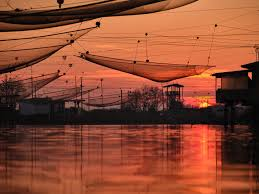
#> input picture sample_image_data/images.jpeg, 259 x 194 px, found by its file name
$ python image_histogram_matching.py
#> lines starting #> are read from the running program, lines starting #| are printed output that depends on the picture
import cv2
import numpy as np
import matplotlib.pyplot as plt


def generate_histogram(image):

	# 1st channel values histogram
	hist1 = np.zeros(256)

	for row in range(0, image.shape[0]):
		for col in range(0, image.shape[1]):
			pixel = image[row, col, 0]
			hist1[pixel] = hist1[pixel] + 1

	plt.hist(image[:,:,0])
	plt.show()
	plt.plot(hist1)

	print(hist1.max())

	plt.show()

	# 2nd channel values histogram
	hist2 = np.zeros(256)

	for row in range(0, image.shape[0]):
		for col in range(0, image.shape[1]):
			pixel = image[row, col, 1]
			hist2[pixel] = hist2[pixel] + 1

	plt.hist(image[:,:,1])
	plt.show()
	plt.plot(hist2)
	print(hist2.max())

	plt.show()

	# 3rd channel value histogram
	hist3 = np.zeros(256)

	for row in range(0, image.shape[0]):
		for col in range(0, image.shape[1]):
			pixel = image[row, col, 2]
			hist3[pixel] = hist3[pixel] + 1

	plt.hist(image[:,:,2])
	plt.show()
	plt.plot(hist3)
	print(hist3.max())


	plt.show()

	histogram = np.zeros(256*3)

	for i in range(0, 256):
		histogram[i] = hist1[i]

	for j in range(256, 256*2):
		histogram[j] = hist2[j - 256]

	for k in range(256*2, 256*3):
		histogram[k] = hist3[k-256*2]


	return histogram

def match_histogram(image1, histogram1, histogram2):

	cdf1 = np.zeros(256)
	cdf2 = np.zeros(256)
	cdf1[0] = histogram1[0]
	cdf2[0] = histogram2[0]
	for i in range(1, 256):
		cdf1[i] = cdf1[i-1] + histogram1[i]
	for j in range(1, 256):
		cdf2[j] = cdf2[j-1] + histogram2[j]


	plt.plot(cdf1)
	print(cdf1.max())

	plt.show()

	plt.plot(cdf2)
	print(cdf2.max())

	plt.show()


image1 = cv2.imread("images.jpeg")
#> image1 is the input picture: shape (194, 259, 3); mean B, G, R 49.3, 72.6, 140
image2 = cv2.imread("images1.jpeg")
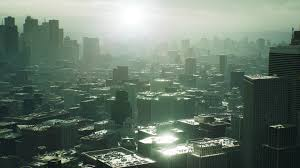
#> input picture sample_image_data/images1.jpeg, 300 x 168 px, found by its file name
#> image2 is the input picture: shape (168, 300, 3); mean B, G, R 107.9, 121, 104.4

histogram1 = generate_histogram(image1)
#> after the loop in generate_histogram, `for row in range(0, image.shape[0]):`: hist1 = 256 values, max 1462 at index 0, min 0 at index 131, mean 196.3
#| 1462.0
#> after the loop in generate_histogram, `for row in range(0, image.shape[0]):`: hist2 = 256 values, max 643 at index 0, min 0 at index 173, mean 196.3
#| 643.0
#> after the loop in generate_histogram, `for row in range(0, image.shape[0]):`: hist3 = 256 values, max 585 at index 227, min 9 at index 2, mean 196.3
#| 585.0
#> after the loop in generate_histogram, `for i in range(0, 256):`: histogram = 768 values, max 1462 at index 0, min 0 at index 131, mean 65.42
#> after the loop in generate_histogram, `for j in range(256, 256*2):`: histogram = 768 values, max 1462 at index 0, min 0 at index 131, mean 130.8
#> after the loop in generate_histogram, `for k in range(256*2, 256*3):`: histogram = 768 values, max 1462 at index 0, min 0 at index 131, mean 196.3
#> histogram1 has the same summary as histogram in generate_histogram
histogram2 = generate_histogram(image2)
#> after the loop in generate_histogram (call 2), `for row in range(0, image.shape[0]):`: hist1 = 256 values, max 681 at index 36, min 0 at index 1, mean 196.9
#| 681.0
#> in generate_histogram (call 2), `plt.show()`:
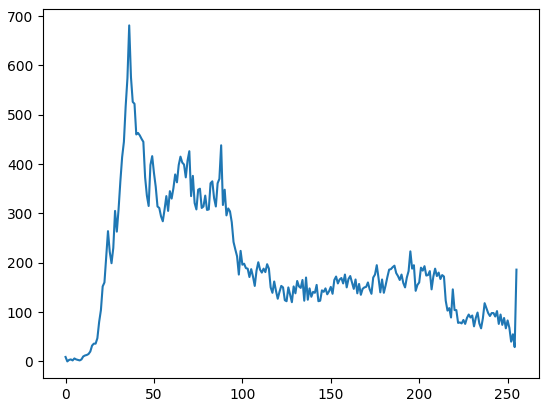
#> figure drawn by matplotlib, 1 panel; curve peaks at x = 36, y = 681
#> after the loop in generate_histogram (call 2), `for row in range(0, image.shape[0]):`: hist2 = 256 values, max 571 at index 38, min 0 at index 0, mean 196.9
#| 571.0
#> in generate_histogram (call 2), `plt.show()`:
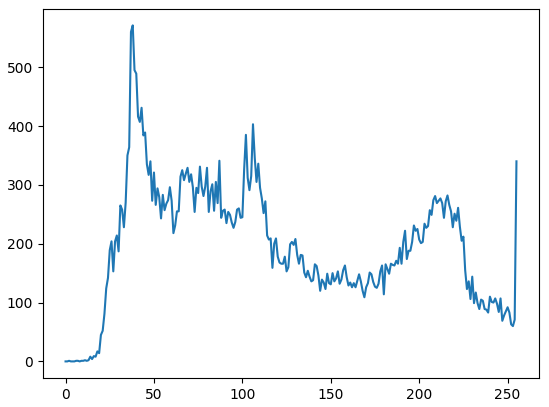
#> figure drawn by matplotlib, 1 panel; curve peaks at x = 38, y = 571
#> after the loop in generate_histogram (call 2), `for row in range(0, image.shape[0]):`: hist3 = 256 values, max 742 at index 27, min 0 at index 3, mean 196.9
#> in generate_histogram (call 2), `plt.show()`:
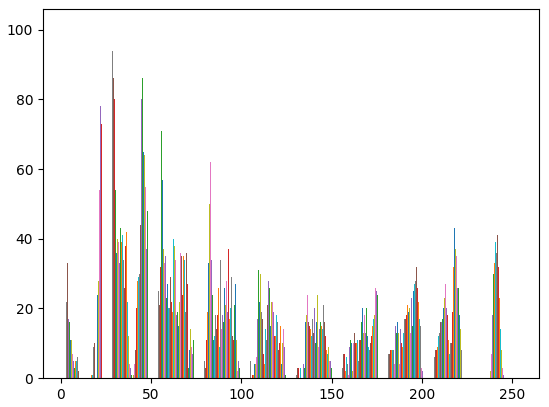
#> figure drawn by matplotlib, 1 panel; tallest bar 86 high, from x = 28.05 to 28.12; tallest bar 85 high, from x = 28.12 to 28.19; tallest bar 90 high, from x = 28.19 to 28.25
#| 742.0
#> in generate_histogram (call 2), `plt.show()`:
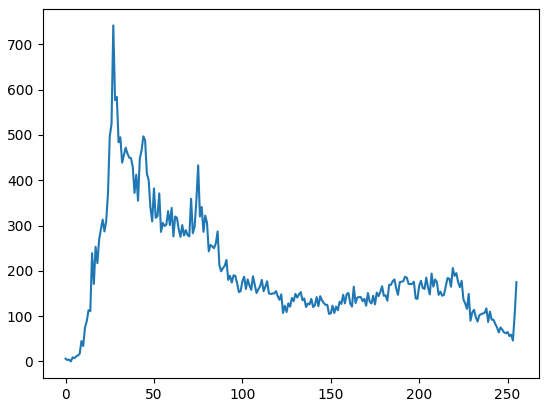
#> figure drawn by matplotlib, 1 panel; curve peaks at x = 27, y = 742
#> after the loop in generate_histogram (call 2), `for i in range(0, 256):`: histogram = 768 values, max 681 at index 36, min 0 at index 1, mean 65.62
#> after the loop in generate_histogram (call 2), `for j in range(256, 256*2):`: histogram = 768 values, max 681 at index 36, min 0 at index 1, mean 131.2
#> after the loop in generate_histogram (call 2), `for k in range(256*2, 256*3):`: histogram = 768 values, max 742 at index 539, min 0 at index 1, mean 196.9
#> histogram2 has the same summary as histogram in generate_histogram


modified_image = match_histogram(image1, histogram1, histogram2)
#> after the loop in match_histogram, `for i in range(1, 256):`: cdf1 = 256 values from 1462 to 50246
#> after the loop in match_histogram, `for j in range(1, 256):`: cdf2 = 256 values from 9 to 50400
#| 50246.0
#> in match_histogram, `plt.show()`:
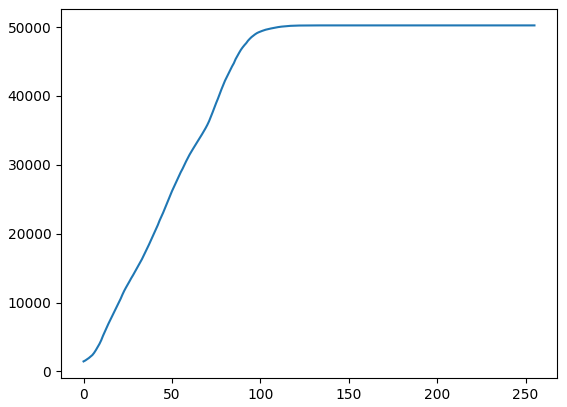
#> figure drawn by matplotlib, 1 panel; curve peaks at x = 134, y = 50246
#| 50400.0
#> in match_histogram, `plt.show()`:
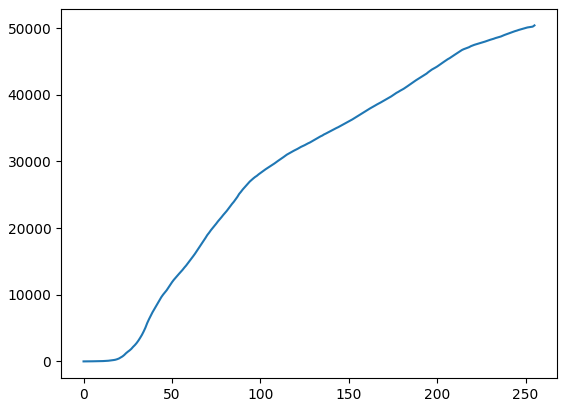
#> figure drawn by matplotlib, 1 panel; curve peaks at x = 255, y = 50400

# [6 lines of commented-out code are left out]
